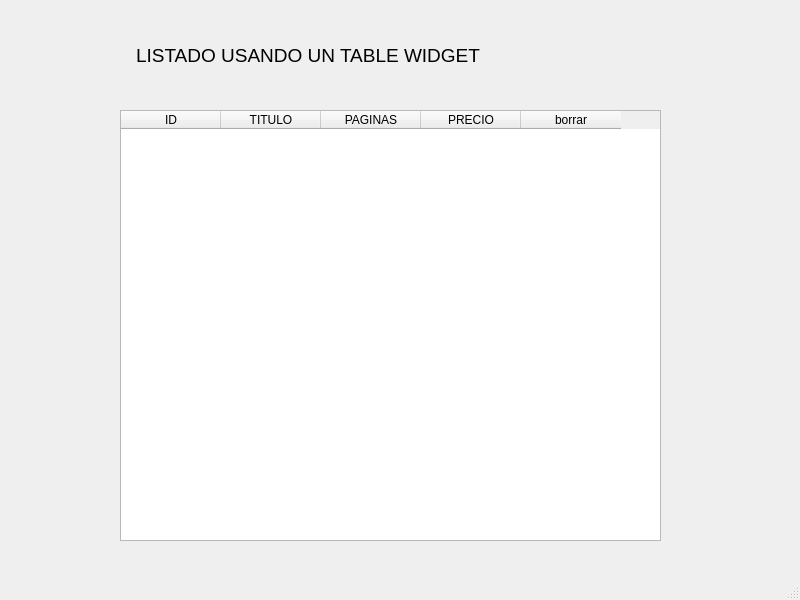
<?xml version="1.0" encoding="UTF-8"?>
<ui version="4.0">
 <class>MainWindow</class>
 <widget class="QMainWindow" name="MainWindow">
  <property name="geometry">
   <rect>
    <x>0</x>
    <y>0</y>
    <width>800</width>
    <height>600</height>
   </rect>
  </property>
  <property name="windowTitle">
   <string>MainWindow</string>
  </property>
  <widget class="QWidget" name="centralwidget">
   <widget class="QTableWidget" name="tabla_libros">
    <property name="geometry">
     <rect>
      <x>120</x>
      <y>110</y>
      <width>541</width>
      <height>431</height>
     </rect>
    </property>
    <column>
     <property name="text">
      <string>ID</string>
     </property>
    </column>
    <column>
     <property name="text">
      <string>TITULO</string>
     </property>
    </column>
    <column>
     <property name="text">
      <string>PAGINAS</string>
     </property>
    </column>
    <column>
     <property name="text">
      <string>PRECIO</string>
     </property>
    </column>
    <column>
     <property name="text">
      <string>borrar</string>
     </property>
    </column>
   </widget>
   <widget class="QLabel" name="label">
    <property name="geometry">
     <rect>
      <x>136</x>
      <y>20</y>
      <width>581</width>
      <height>71</height>
     </rect>
    </property>
    <property name="font">
     <font>
      <pointsize>14</pointsize>
     </font>
    </property>
    <property name="text">
     <string>LISTADO USANDO UN TABLE WIDGET</string>
    </property>
   </widget>
  </widget>
  <widget class="QStatusBar" name="statusbar"/>
 </widget>
 <resources/>
 <connections/>
</ui>
